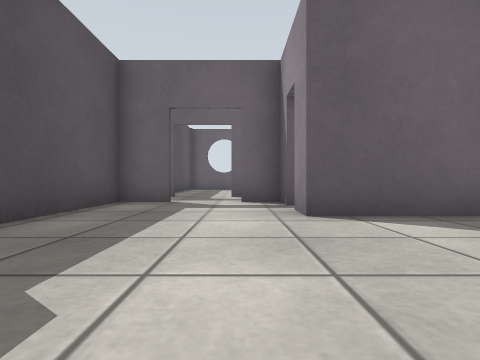
View 1 (above)

24 first-person views from a walk through a robot-simulator world made for Gazebo. The camera is 0.5 m above the floor, looks level and sees 80° across. The floor is counted in squares, 1 m on a side. Each view is taken from the middle of a square. On the plan, view 1 faces up. The plan holds only what a view shows up to about 9 squares ahead; the rest is blank. Surface patterns are stand-ins for the level's own textures.

View 2
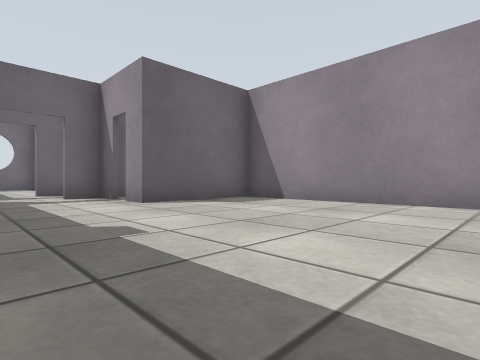

View 3
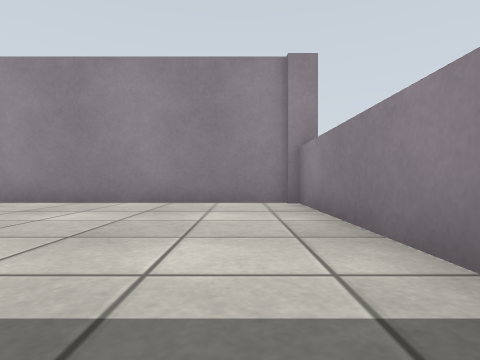

View 4
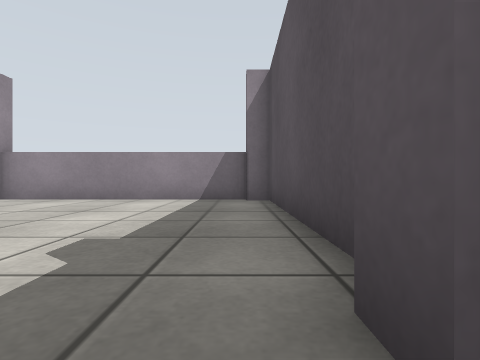

View 5
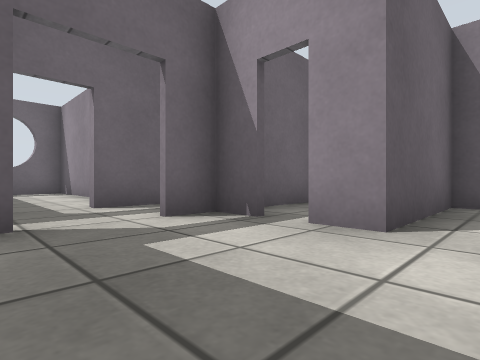

View 6
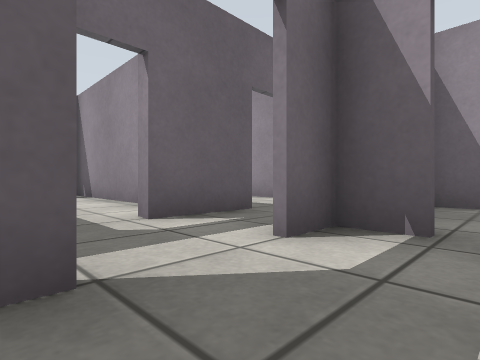

View 7
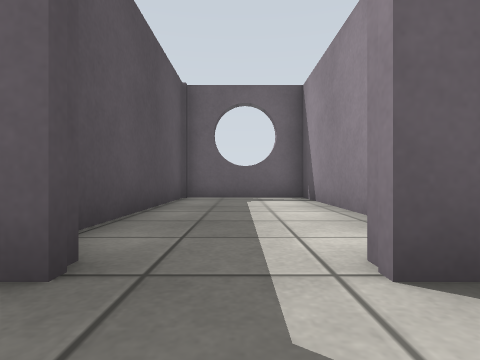

View 8
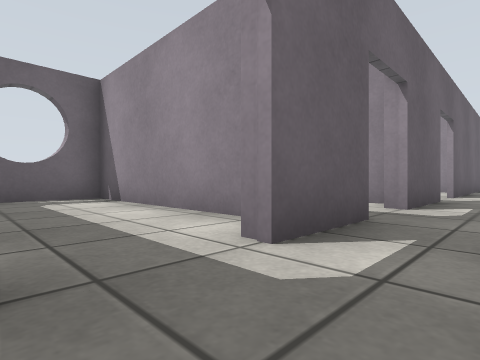

View 9
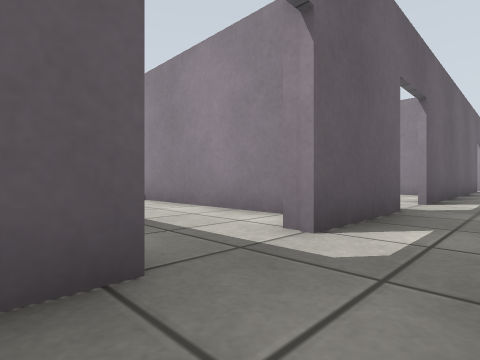

View 10
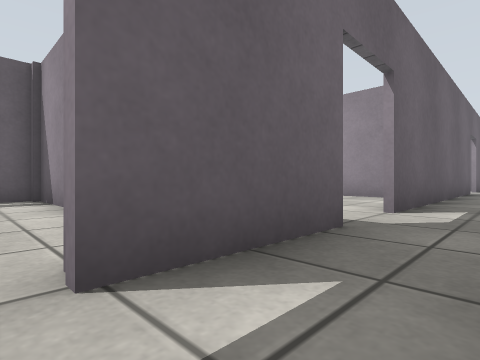

View 11
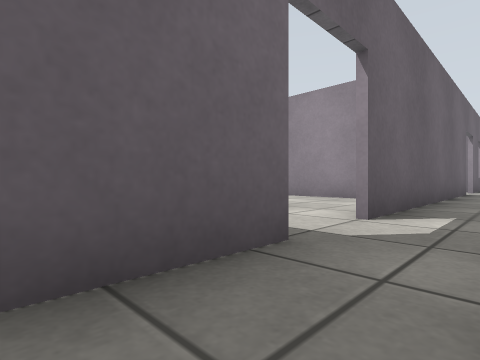

View 12
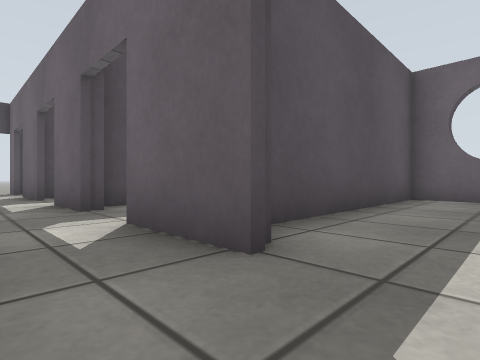

View 13
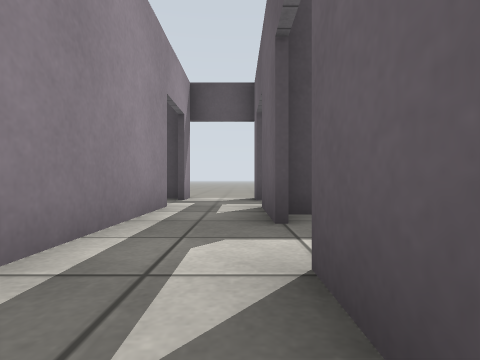

View 14
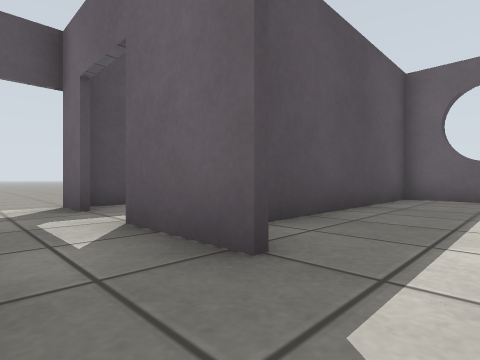

View 15
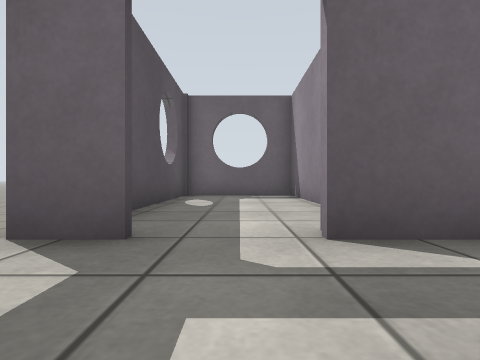

View 16
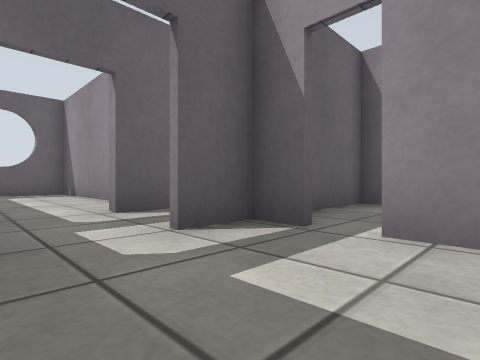

View 17
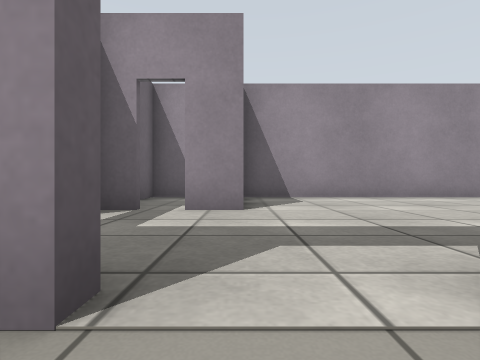

View 18
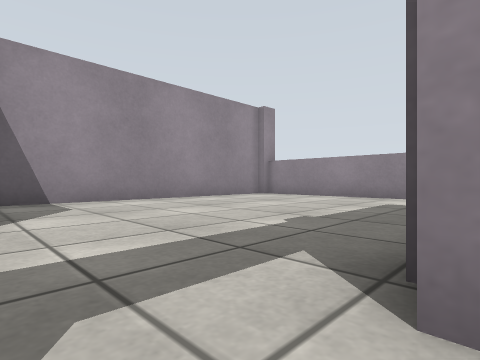

View 19
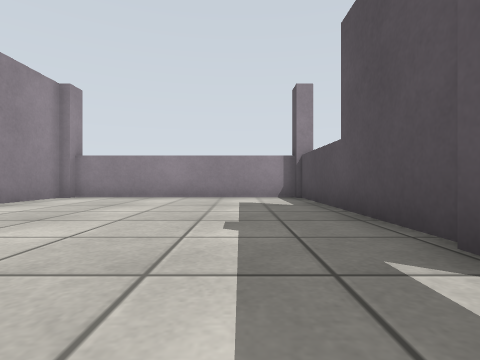

View 20
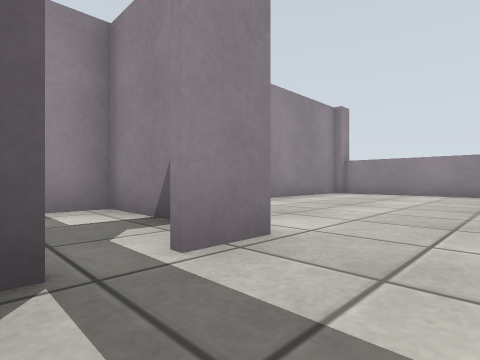

View 21
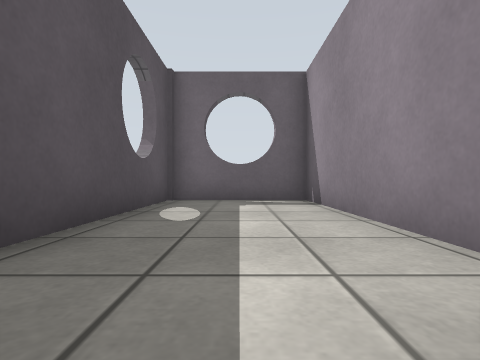

View 22
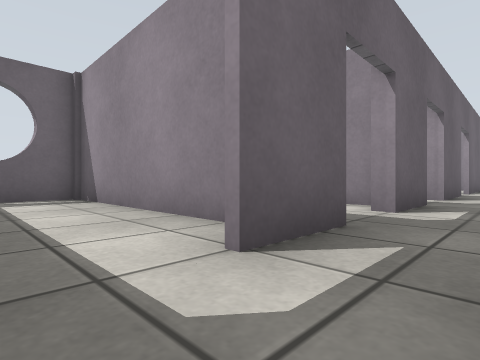

View 23
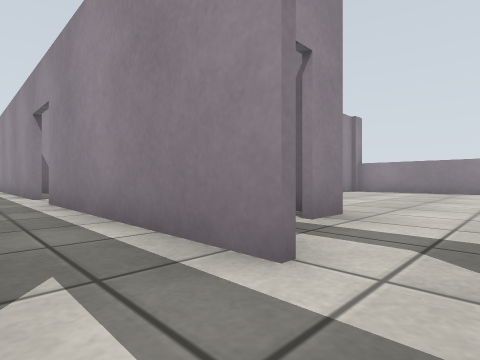

View 24
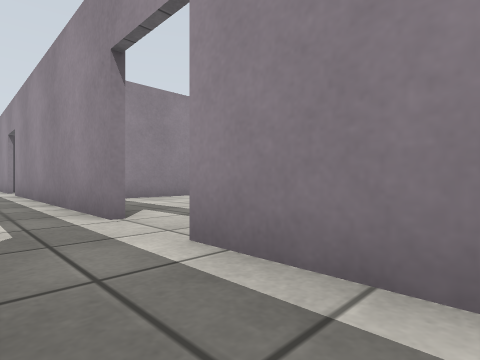

### Floor plan
Points are (right, up) in squares from view 1. A wall is a line through its corners. A room is listed if a view was taken in it or the views show most of it. See-through windows are left out.
Room 1 (views 1, 2, 3, 4, 5, 6)
walls: (-2.7, 1.2) (-2.7, -4); (-2.4, 2.5) (-2.4, 1.9); (-2.2, -4.3) (4.3, -4.3) (4.3, 3.9) (0.9, 3.9) (0.9, 4.9); (-3.2, -4) (-2.1, -4); (0.9, 5.5) (0.9, 6.5); (4.1, -4.8) (4.1, -4); (-1.5, 6.5) (-3, 6.5); (-2.7, 6.5) (-2.7, 3.2)
ways out: opening at (-1, 6) to room 2; gap at (1, 5) to room 9
Room 2 (views 7, 8, 9, 13, 23)
walls: (-1.9, 8.9) (-1.9, 8.4) (-3.6, 8.4); (0, 6.6) (1.5, 6.6); (-2.7, 9.5) (-2.7, 8.9); (1.7, 8.4) (-0.2, 8.4) (-0.2, 8.9)
ways out: opening at (-1, 6) to room 1; opening at (0.5, 7.5) to room 3; opening at (-2.5, 7.5) to room 4; opening at (-1, 9) to room 8
Room 3 (views 10, 11, 12, 24)
walls: (4.3, 9.1) (4.3, 15.1) (1, 15.1) (1, 9.5); (1.7, 8.9) (1.7, 8.4); (6, 8.4) (3.4, 8.4) (3.4, 8.9); (1.5, 6.6) (6, 6.6)
ways out: opening at (0.5, 7.5) to room 2; gap at (6, 7)
Room 4 (views 14, 22)
walls: (-5.2, 8.4) (-7.3, 8.4); (-2.7, 9.5) (-2.7, 14.9); (-7.4, 6.6) (-3.6, 6.6); (-6.2, 15.1) (-6.2, 8.6); (-2.8, 15.1) (-5.9, 15.1)
ways out: opening at (-2.5, 7.5) to room 2; opening at (-6.5, 7.5) to room 7
Room 5 (views 15, 16, 19, 20)
walls: (-9.7, 1.8) (-9.7, -4.3) (-3.1, -4.3); (-6.3, 3.9) (-6.3, 5); (-6.3, 5.6) (-6.3, 6.5); (-2.9, -4) (-2.9, 3.9); (-3.2, -4.8) (-3.2, -4); (-6, 6.5) (-7.5, 6.5); (-9.8, 6.4) (-9.8, 5.9)
ways out: opening at (-10, 3.5) to room 6; opening at (-8, 6) to room 7; gap at (-6, 5) to room 10
Room 6 (views 17, 18)
walls: (-9.6, 4.6) (-10.1, 4.6)
ways out: opening at (-10, 3.5) to room 5
Room 7 (view 21)
walls: (-6.3, 9.9) (-6.3, 15.2); (-7.3, 8.4) (-7.3, 8.9); (-5.9, 15.1) (-9.8, 15.1) (-9.8, 8.8)
ways out: opening at (-6.5, 7.5) to room 4; opening at (-8, 6) to room 5; gap at (-9, 7)
Room 8 (no view inside)
walls: (0.9, 9.1) (0.9, 15.1); (1, 15.1) (-2.7, 15.1) (-2.7, 9.8)
ways out: opening at (-1, 9) to room 2
Room 9 (no view inside)
walls: (3.8, 6.5) (0, 6.5)
ways out: gap at (1, 5) to room 1
Room 10 (no view inside)
walls: (-4.9, 4.1) (-2.9, 4.1) (-2.9, 6.5); (-3, 6.5) (-6, 6.5)
ways out: gap at (-6, 5) to room 5

Where each view was taken, in squares from view 1:
view 1: 0 up, 0 right, facing up
view 2: 2 down, 2 left, facing up-right
view 3: 3 down, 2 left, facing right
view 4: 3 up, 2 left, facing down
view 5: 3 up, 2 left, facing up-right
view 6: 5 up, 2 left, facing up-right
view 7: 7 up, 1 left, facing up
view 8: 7 up, 2 left, facing up-right
view 9: 7 up, 1 right, facing up-right
view 10: 7 up, 3 right, facing up-right
view 11: 7 up, 4 right, facing up-right
view 12: 7 up, 3 right, facing up-left
view 13: 8 up, 2 left, facing left
view 14: 7 up, 4 left, facing up-left
view 15: 6 up, 8 left, facing up
view 16: 4 up, 9 left, facing up-right
view 17: 4 up, 11 left, facing right
view 18: 4 up, 10 left, facing down-right
view 19: 4 up, 8 left, facing down
view 20: 6 up, 8 left, facing down-right
view 21: 8 up, 8 left, facing up
view 22: 7 up, 5 left, facing up-right
view 23: 8 up, 1 left, facing down-right
view 24: 8 up, 4 right, facing down-right
